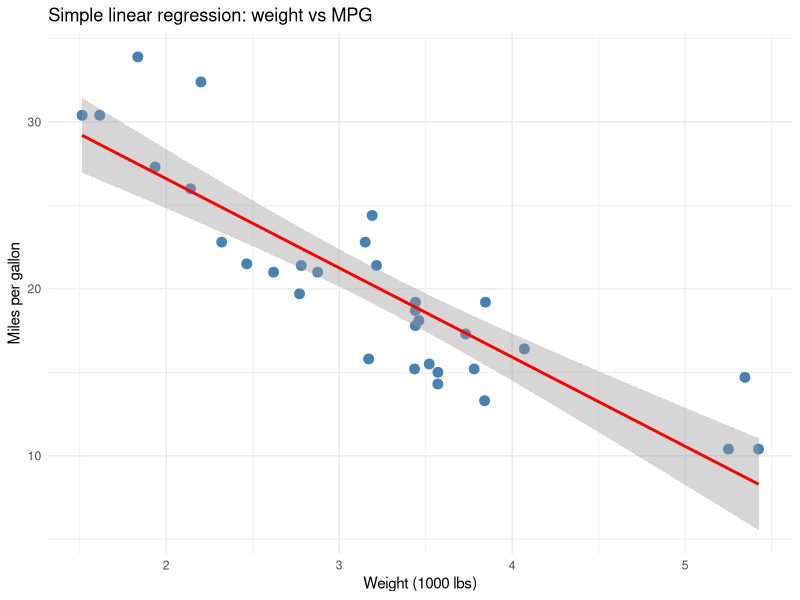
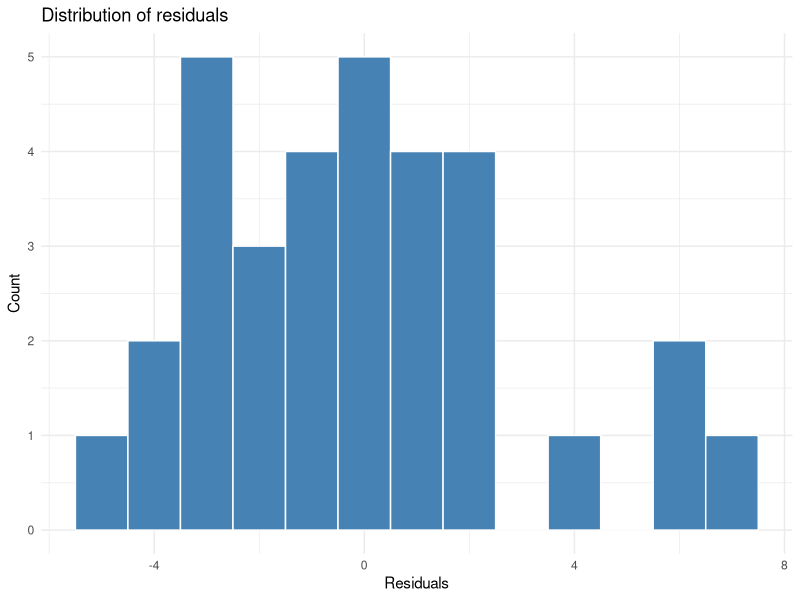
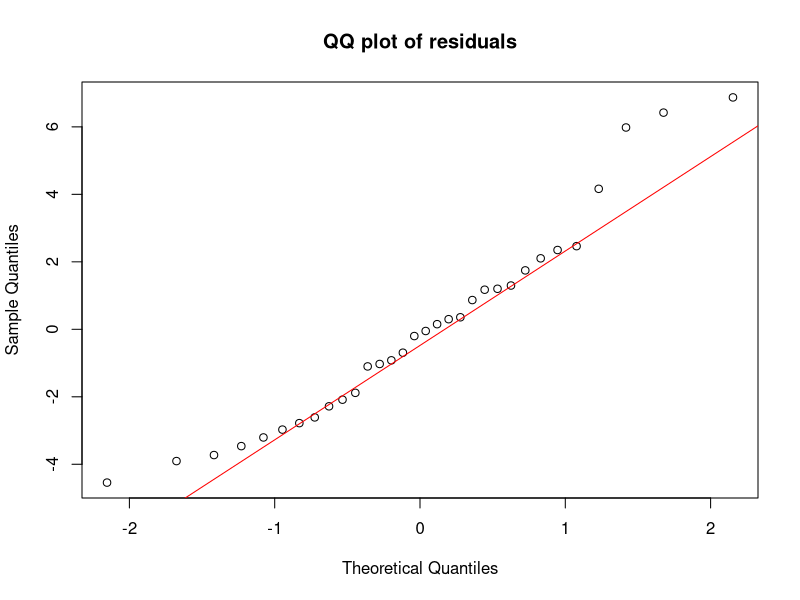

The R script that drew these images, in order:
# Mini project 7: simple linear regression
library(tidyverse)

# We'll use mtcars again — predicting MPG from weight
# We already know they're correlated (project 1) — now we model it formally

model <- lm(mpg ~ wt, data = mtcars)
summary(model)

# slope = -5.34: each additional 1000 lbs reduces MPG by 5.34 miles
# intercept = 37.29: predicted MPG at zero weight — mathematically necessary, not meaningful
# R-squared = 0.75: weight explains 75% of the variation in MPG

# Plot the regression line
ggplot(mtcars, aes(x = wt, y = mpg)) +
  geom_point(col = "steelblue", size = 3) +
  geom_smooth(method = "lm", col = "red", se = TRUE) +
  labs(title = "Simple linear regression: weight vs MPG",
       x = "Weight (1000 lbs)",
       y = "Miles per gallon") +
  theme_minimal()

# Check residuals
model_residuals <- model$residuals

# Plot residuals
ggplot(data.frame(model_residuals), aes(x = model_residuals)) +
  geom_histogram(binwidth = 1, fill = "steelblue", color = "white") +
  labs(title = "Distribution of residuals",
       x = "Residuals",
       y = "Count") +
  theme_minimal()

# QQ plot of residuals
qqnorm(model_residuals, main = "QQ plot of residuals")
qqline(model_residuals, col = "red")

# Residuals approximately normally distributed — linear regression assumptions satisfied
# Model is valid: weight is a significant predictor of MPG (p < 0.001)
# Full equation: MPG = 37.29 - 5.34 * weight
